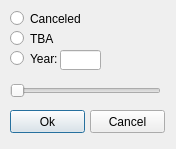
<?xml version="1.0" encoding="UTF-8"?>
<ui version="4.0">
 <class>SelectDateDialog</class>
 <widget class="QDialog" name="SelectDateDialog">
  <property name="windowModality">
   <enum>Qt::ApplicationModal</enum>
  </property>
  <property name="geometry">
   <rect>
    <x>0</x>
    <y>0</y>
    <width>176</width>
    <height>149</height>
   </rect>
  </property>
  <property name="sizePolicy">
   <sizepolicy hsizetype="Fixed" vsizetype="Fixed">
    <horstretch>0</horstretch>
    <verstretch>0</verstretch>
   </sizepolicy>
  </property>
  <property name="minimumSize">
   <size>
    <width>176</width>
    <height>149</height>
   </size>
  </property>
  <property name="maximumSize">
   <size>
    <width>176</width>
    <height>149</height>
   </size>
  </property>
  <property name="windowTitle">
   <string>Date</string>
  </property>
  <widget class="QRadioButton" name="radioButtonCanceled">
   <property name="geometry">
    <rect>
     <x>10</x>
     <y>10</y>
     <width>82</width>
     <height>17</height>
    </rect>
   </property>
   <property name="text">
    <string>Canceled</string>
   </property>
  </widget>
  <widget class="QRadioButton" name="radioButtonTba">
   <property name="geometry">
    <rect>
     <x>10</x>
     <y>30</y>
     <width>82</width>
     <height>17</height>
    </rect>
   </property>
   <property name="text">
    <string>TBA</string>
   </property>
  </widget>
  <widget class="QRadioButton" name="radioButtonYear">
   <property name="geometry">
    <rect>
     <x>10</x>
     <y>50</y>
     <width>82</width>
     <height>17</height>
    </rect>
   </property>
   <property name="text">
    <string>Year:</string>
   </property>
  </widget>
  <widget class="QPushButton" name="pushButtonOk">
   <property name="geometry">
    <rect>
     <x>10</x>
     <y>110</y>
     <width>75</width>
     <height>23</height>
    </rect>
   </property>
   <property name="text">
    <string>Ok</string>
   </property>
  </widget>
  <widget class="QPushButton" name="pushButtonCancel">
   <property name="geometry">
    <rect>
     <x>90</x>
     <y>110</y>
     <width>75</width>
     <height>23</height>
    </rect>
   </property>
   <property name="text">
    <string>Cancel</string>
   </property>
  </widget>
  <widget class="QSlider" name="sliderYear">
   <property name="geometry">
    <rect>
     <x>10</x>
     <y>80</y>
     <width>151</width>
     <height>22</height>
    </rect>
   </property>
   <property name="orientation">
    <enum>Qt::Horizontal</enum>
   </property>
  </widget>
  <widget class="QLineEdit" name="lineEditYear">
   <property name="geometry">
    <rect>
     <x>60</x>
     <y>50</y>
     <width>41</width>
     <height>20</height>
    </rect>
   </property>
   <property name="text">
    <string/>
   </property>
   <property name="maxLength">
    <number>4</number>
   </property>
   <property name="alignment">
    <set>Qt::AlignCenter</set>
   </property>
  </widget>
 </widget>
 <resources/>
 <connections/>
</ui>
